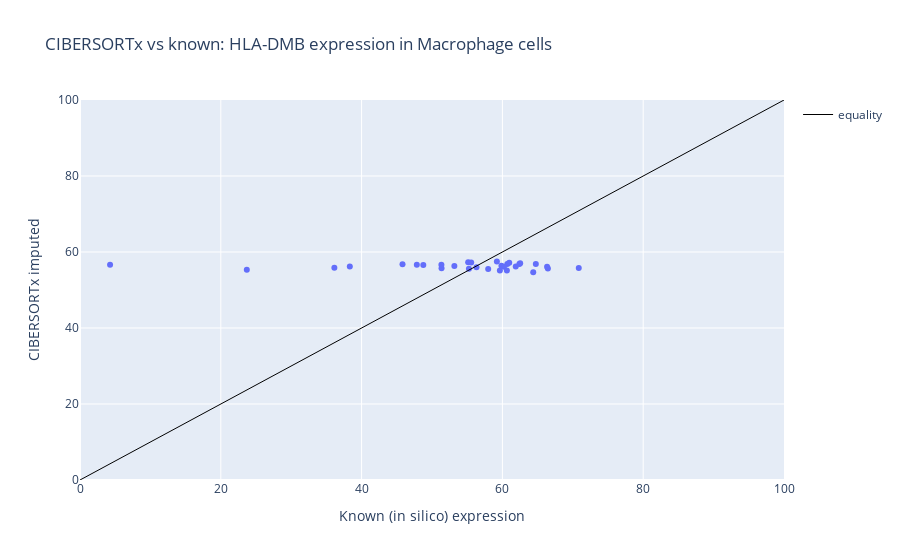

Here is the notebook cell this chart was saved with:
### Code cell
cell_type = "Macrophage"

fig = px.scatter(
    x=sample_cell_type_geps.loc[pd.IndexSlice[:, gene], :][cell_type],
    y=all_inferred_geps.loc[pd.IndexSlice[:, gene_csx], :][cell_type],
    title=f"CIBERSORTx vs known: {gene} expression in {cell_type} cells",
)
fig.add_trace(go.Scatter(x=[0, 100], y=[0, 100], mode='lines', line=dict(color='black', width=1), name='equality'))
fig.update_layout(
    xaxis_title="Known (in silico) expression",
    yaxis_title="CIBERSORTx imputed",
)
fig.update_yaxes(range=(0, 100))
fig.update_xaxes(range=(0, 100))

### Figure 1 — Plotly figure (JSON) as saved in the notebook; plotly's stock layout.template omitted (floating-point values rounded to 4 significant figures)
{"data": [{"hovertemplate": "x=%{x}<br>y=%{y}<extra></extra>", "legendgroup": "", "marker": {"color": "#636efa", "symbol": "circle"}, "mode": "markers", "name": "", "orientation": "v", "showlegend": false, "type": "scatter", "x": [64.75, 59.22, 55.14, 59.64, 55.24, 4.272, 66.46, 38.33, 56.32, 57.98, 59.86, 23.69, 47.84, 62.41, 60.7, 62.52, 51.36, 66.35, 60.22, 64.38, 55.57, 45.81, 36.13, 70.85, 60.63, 51.33, 61.89, 60.97, 53.18, 48.76], "xaxis": "x", "y": [56.82, 57.49, 57.32, 55.11, 55.56, 56.63, 55.69, 56.17, 55.99, 55.54, 56.38, 55.32, 56.62, 56.87, 56.83, 57.04, 55.74, 56.14, 56.12, 54.69, 57.27, 56.75, 55.87, 55.77, 55.14, 56.65, 56.21, 57.2, 56.32, 56.57], "yaxis": "y"}, {"line": {"color": "black", "width": 1}, "mode": "lines", "name": "equality", "type": "scatter", "x": [0, 100], "y": [0, 100]}], "layout": {"autosize": true, "legend": {"tracegroupgap": 0}, "title": {"text": "CIBERSORTx vs known: HLA-DMB expression in Macrophage cells"}, "xaxis": {"anchor": "y", "domain": [0, 1], "range": [0, 100], "title": {"text": "Known (in silico) expression"}, "type": "linear"}, "yaxis": {"anchor": "x", "domain": [0, 1], "range": [0, 100], "title": {"text": "CIBERSORTx imputed"}, "type": "linear"}}}
